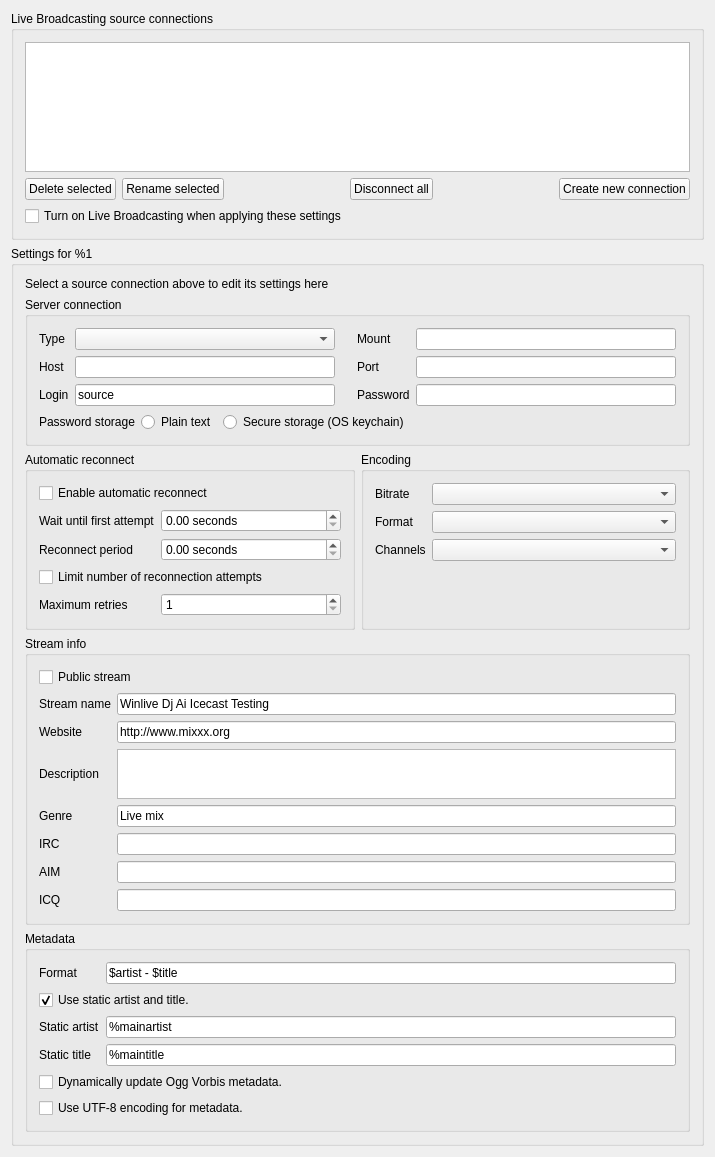
<?xml version="1.0" encoding="UTF-8"?>
<ui version="4.0">
 <class>DlgPrefBroadcastDlg</class>
 <widget class="QWidget" name="DlgPrefBroadcastDlg">
  <property name="geometry">
   <rect>
    <x>0</x>
    <y>0</y>
    <width>715</width>
    <height>1012</height>
   </rect>
  </property>
  <property name="windowTitle">
   <string>Live Broadcasting Preferences</string>
  </property>
  <layout class="QGridLayout" rowstretch="0,0,0,0,0,0,0">
   <item row="0" column="0" colspan="2">
    <widget class="QGroupBox" name="groupBoxProfiles">
     <property name="title">
      <string>Live Broadcasting source connections</string>
     </property>
     <layout class="QVBoxLayout" name="verticalLayout_7">
      <item>
       <widget class="QTableView" name="connectionList">
        <property name="minimumSize">
         <size>
          <width>0</width>
          <height>130</height>
         </size>
        </property>
        <property name="styleSheet">
         <string notr="true"/>
        </property>
        <property name="selectionMode">
         <enum>QAbstractItemView::SingleSelection</enum>
        </property>
        <property name="selectionBehavior">
         <enum>QAbstractItemView::SelectRows</enum>
        </property>
        <property name="showGrid">
         <bool>true</bool>
        </property>
        <property name="gridStyle">
         <enum>Qt::NoPen</enum>
        </property>
        <attribute name="horizontalHeaderHighlightSections">
         <bool>true</bool>
        </attribute>
        <attribute name="horizontalHeaderStretchLastSection">
         <bool>true</bool>
        </attribute>
        <attribute name="verticalHeaderVisible">
         <bool>false</bool>
        </attribute>
        <attribute name="verticalHeaderHighlightSections">
         <bool>false</bool>
        </attribute>
       </widget>
      </item>
      <item>
       <layout class="QGridLayout" name="gridLayout_4">
        <item row="0" column="0">
         <widget class="QPushButton" name="btnRemoveConnection">
          <property name="text">
           <string>Delete selected</string>
          </property>
         </widget>
        </item>
        <item row="0" column="3">
         <widget class="QPushButton" name="btnDisconnectAll">
          <property name="text">
           <string>Disconnect all</string>
          </property>
         </widget>
        </item>
        <item row="0" column="4">
         <spacer name="horizontalSpacer_3">
          <property name="orientation">
           <enum>Qt::Horizontal</enum>
          </property>
          <property name="sizeHint" stdset="0">
           <size>
            <width>40</width>
            <height>20</height>
           </size>
          </property>
         </spacer>
        </item>
        <item row="0" column="5">
         <widget class="QPushButton" name="btnCreateConnection">
          <property name="text">
           <string>Create new connection</string>
          </property>
         </widget>
        </item>
        <item row="0" column="2">
         <spacer name="horizontalSpacer">
          <property name="orientation">
           <enum>Qt::Horizontal</enum>
          </property>
          <property name="sizeType">
           <enum>QSizePolicy::Expanding</enum>
          </property>
          <property name="sizeHint" stdset="0">
           <size>
            <width>40</width>
            <height>20</height>
           </size>
          </property>
         </spacer>
        </item>
        <item row="0" column="1">
         <widget class="QPushButton" name="btnRenameConnection">
          <property name="text">
           <string>Rename selected</string>
          </property>
         </widget>
        </item>
       </layout>
      </item>
      <item>
       <widget class="QCheckBox" name="connectOnApply">
        <property name="text">
         <string>Turn on Live Broadcasting when applying these settings</string>
        </property>
        <property name="checked">
         <bool>false</bool>
        </property>
       </widget>
      </item>
     </layout>
    </widget>
   </item>
   <item row="2" column="0" colspan="2">
    <widget class="QGroupBox" name="groupBoxProfileSettings">
     <property name="title">
      <string>Settings for %1</string>
     </property>
     <layout class="QGridLayout" name="gridLayout_8">
      <item row="2" column="0">
       <widget class="QGroupBox" name="groupBoxAutomaticReconnect">
        <property name="title">
         <string>Automatic reconnect</string>
        </property>
        <layout class="QVBoxLayout" name="verticalLayout_3">
         <item>
          <layout class="QVBoxLayout" name="verticalLayout_5">
           <item>
            <widget class="QCheckBox" name="checkBoxEnableReconnect">
             <property name="toolTip">
              <string>Reconnect if the connection to the streaming server is lost.</string>
             </property>
             <property name="text">
              <string>Enable automatic reconnect</string>
             </property>
            </widget>
           </item>
           <item>
            <widget class="QWidget" name="widgetReconnectControls" native="true">
             <layout class="QGridLayout" name="gridLayout_5">
              <property name="margin">
               <number>0</number>
              </property>
              <item row="0" column="0">
               <layout class="QGridLayout" name="gridLayout_2">
                <item row="1" column="0">
                 <widget class="QLabel" name="label_18">
                  <property name="text">
                   <string>Reconnect period</string>
                  </property>
                 </widget>
                </item>
                <item row="1" column="1">
                 <widget class="QDoubleSpinBox" name="spinBoxReconnectPeriod">
                  <property name="toolTip">
                   <string>Time to wait between two reconnection attempts.</string>
                  </property>
                  <property name="suffix">
                   <string> seconds</string>
                  </property>
                  <property name="decimals">
                   <number>2</number>
                  </property>
                  <property name="maximum">
                   <double>3600.000000000000000</double>
                  </property>
                 </widget>
                </item>
                <item row="3" column="1">
                 <widget class="QSpinBox" name="spinBoxMaximumRetries">
                  <property name="sizePolicy">
                   <sizepolicy hsizetype="Expanding" vsizetype="Fixed">
                    <horstretch>0</horstretch>
                    <verstretch>0</verstretch>
                   </sizepolicy>
                  </property>
                  <property name="minimum">
                   <number>1</number>
                  </property>
                  <property name="maximum">
                   <number>100</number>
                  </property>
                 </widget>
                </item>
                <item row="3" column="0">
                 <widget class="QLabel" name="label_17">
                  <property name="text">
                   <string>Maximum retries</string>
                  </property>
                 </widget>
                </item>
                <item row="2" column="0" colspan="2">
                 <widget class="QCheckBox" name="checkBoxLimitReconnects">
                  <property name="toolTip">
                   <string comment="Uncheck for unlimited reconnect attempts."/>
                  </property>
                  <property name="text">
                   <string>Limit number of reconnection attempts</string>
                  </property>
                 </widget>
                </item>
                <item row="0" column="1">
                 <widget class="QDoubleSpinBox" name="spinBoxFirstDelay">
                  <property name="toolTip">
                   <string>Time to wait before the first reconnection attempt is made.</string>
                  </property>
                  <property name="suffix">
                   <string> seconds</string>
                  </property>
                  <property name="maximum">
                   <double>3600.000000000000000</double>
                  </property>
                 </widget>
                </item>
                <item row="0" column="0">
                 <widget class="QLabel" name="label_19">
                  <property name="text">
                   <string>Wait until first attempt</string>
                  </property>
                 </widget>
                </item>
               </layout>
              </item>
             </layout>
            </widget>
           </item>
          </layout>
         </item>
        </layout>
       </widget>
      </item>
      <item row="2" column="1">
       <widget class="QGroupBox" name="groupBoxEncoding">
        <property name="title">
         <string>Encoding</string>
        </property>
        <layout class="QVBoxLayout" name="verticalLayout_4">
         <item>
          <layout class="QGridLayout" name="gridLayout_3">
           <item row="1" column="0">
            <widget class="QLabel" name="label_8">
             <property name="text">
              <string>Format</string>
             </property>
             <property name="buddy">
              <cstring>comboBoxEncodingFormat</cstring>
             </property>
            </widget>
           </item>
           <item row="0" column="0">
            <widget class="QLabel" name="label_4">
             <property name="sizePolicy">
              <sizepolicy hsizetype="Preferred" vsizetype="Preferred">
               <horstretch>0</horstretch>
               <verstretch>0</verstretch>
              </sizepolicy>
             </property>
             <property name="text">
              <string>Bitrate</string>
             </property>
            </widget>
           </item>
           <item row="2" column="0">
            <widget class="QLabel" name="label_9">
             <property name="frameShape">
              <enum>QFrame::NoFrame</enum>
             </property>
             <property name="lineWidth">
              <number>1</number>
             </property>
             <property name="text">
              <string>Channels</string>
             </property>
             <property name="textFormat">
              <enum>Qt::AutoText</enum>
             </property>
             <property name="scaledContents">
              <bool>false</bool>
             </property>
             <property name="buddy">
              <cstring>comboBoxEncodingChannels</cstring>
             </property>
            </widget>
           </item>
           <item row="2" column="1">
            <widget class="QComboBox" name="comboBoxEncodingChannels">
             <property name="sizePolicy">
              <sizepolicy hsizetype="Expanding" vsizetype="Fixed">
               <horstretch>0</horstretch>
               <verstretch>0</verstretch>
              </sizepolicy>
             </property>
             <property name="maximumSize">
              <size>
               <width>16777215</width>
               <height>16777215</height>
              </size>
             </property>
            </widget>
           </item>
           <item row="1" column="1">
            <widget class="QComboBox" name="comboBoxEncodingFormat">
             <property name="sizePolicy">
              <sizepolicy hsizetype="Expanding" vsizetype="Fixed">
               <horstretch>0</horstretch>
               <verstretch>0</verstretch>
              </sizepolicy>
             </property>
            </widget>
           </item>
           <item row="0" column="1">
            <widget class="QComboBox" name="comboBoxEncodingBitrate">
             <property name="sizePolicy">
              <sizepolicy hsizetype="Expanding" vsizetype="Fixed">
               <horstretch>0</horstretch>
               <verstretch>0</verstretch>
              </sizepolicy>
             </property>
            </widget>
           </item>
           <item row="3" column="1">
            <spacer name="verticalSpacer_2">
             <property name="orientation">
              <enum>Qt::Vertical</enum>
             </property>
             <property name="sizeHint" stdset="0">
              <size>
               <width>20</width>
               <height>40</height>
              </size>
             </property>
            </spacer>
           </item>
          </layout>
         </item>
        </layout>
       </widget>
      </item>
      <item row="4" column="0" colspan="2">
       <widget class="QGroupBox" name="groupBoxMetadata">
        <property name="title">
         <string>Metadata</string>
        </property>
        <property name="flat">
         <bool>false</bool>
        </property>
        <layout class="QVBoxLayout" name="verticalLayout">
         <item>
          <layout class="QGridLayout" name="gridLayout_1">
           <item row="0" column="0">
            <widget class="QLabel" name="label_16">
             <property name="text">
              <string>Format</string>
             </property>
            </widget>
           </item>
           <item row="0" column="1">
            <widget class="QLineEdit" name="metadata_format">
             <property name="text">
              <string notr="true">$artist - $title</string>
             </property>
            </widget>
           </item>
           <item row="2" column="0">
            <widget class="QLabel" name="label_14">
             <property name="text">
              <string>Static artist</string>
             </property>
             <property name="buddy">
              <cstring>custom_artist</cstring>
             </property>
            </widget>
           </item>
           <item row="2" column="1">
            <widget class="QLineEdit" name="custom_artist">
             <property name="text">
              <string notr="true">%mainartist</string>
             </property>
            </widget>
           </item>
           <item row="3" column="0">
            <widget class="QLabel" name="label_15">
             <property name="text">
              <string>Static title</string>
             </property>
             <property name="buddy">
              <cstring>custom_title</cstring>
             </property>
            </widget>
           </item>
           <item row="3" column="1">
            <widget class="QLineEdit" name="custom_title">
             <property name="text">
              <string notr="true">%maintitle</string>
             </property>
            </widget>
           </item>
           <item row="1" column="0" colspan="2">
            <widget class="QCheckBox" name="enableCustomMetadata">
             <property name="text">
              <string>Use static artist and title.</string>
             </property>
             <property name="checked">
              <bool>true</bool>
             </property>
            </widget>
           </item>
           <item row="4" column="0" colspan="2">
            <widget class="QCheckBox" name="ogg_dynamicupdate">
             <property name="sizePolicy">
              <sizepolicy hsizetype="Preferred" vsizetype="Fixed">
               <horstretch>0</horstretch>
               <verstretch>0</verstretch>
              </sizepolicy>
             </property>
             <property name="toolTip">
              <string>Due to flaws in some streaming clients, updating Ogg Vorbis metadata dynamically can cause listener glitches and disconnections. Check this box to update the metadata anyway.</string>
             </property>
             <property name="text">
              <string>Dynamically update Ogg Vorbis metadata.</string>
             </property>
            </widget>
           </item>
           <item row="5" column="0" colspan="2">
            <widget class="QCheckBox" name="enableUtf8Metadata">
             <property name="text">
              <string>Use UTF-8 encoding for metadata.</string>
             </property>
            </widget>
           </item>
           <item row="6" column="1">
            <spacer name="verticalSpacer_3">
             <property name="orientation">
              <enum>Qt::Vertical</enum>
             </property>
             <property name="sizeHint" stdset="0">
              <size>
               <width>20</width>
               <height>40</height>
              </size>
             </property>
            </spacer>
           </item>
          </layout>
         </item>
        </layout>
       </widget>
      </item>
      <item row="3" column="0" colspan="2">
       <widget class="QGroupBox" name="groupBoxStreamInfo">
        <property name="minimumSize">
         <size>
          <width>300</width>
          <height>0</height>
         </size>
        </property>
        <property name="title">
         <string>Stream info</string>
        </property>
        <layout class="QVBoxLayout" name="verticalLayout_2">
         <item>
          <layout class="QGridLayout">
           <item row="7" column="0">
            <widget class="QLabel" name="stream_ICQ_label">
             <property name="text">
              <string>ICQ</string>
             </property>
            </widget>
           </item>
           <item row="6" column="0">
            <widget class="QLabel" name="stream_AIM_label">
             <property name="text">
              <string>AIM</string>
             </property>
            </widget>
           </item>
           <item row="1" column="1">
            <widget class="QLineEdit" name="stream_name">
             <property name="sizePolicy">
              <sizepolicy hsizetype="Expanding" vsizetype="Fixed">
               <horstretch>0</horstretch>
               <verstretch>0</verstretch>
              </sizepolicy>
             </property>
             <property name="text">
              <string>Winlive Dj Ai Icecast Testing</string>
             </property>
            </widget>
           </item>
           <item row="1" column="0">
            <widget class="QLabel" name="label_10">
             <property name="sizePolicy">
              <sizepolicy hsizetype="Preferred" vsizetype="Preferred">
               <horstretch>0</horstretch>
               <verstretch>0</verstretch>
              </sizepolicy>
             </property>
             <property name="text">
              <string>Stream name</string>
             </property>
             <property name="buddy">
              <cstring>comboBoxServerType</cstring>
             </property>
            </widget>
           </item>
           <item row="2" column="0">
            <widget class="QLabel" name="label_11">
             <property name="sizePolicy">
              <sizepolicy hsizetype="Preferred" vsizetype="Preferred">
               <horstretch>0</horstretch>
               <verstretch>0</verstretch>
              </sizepolicy>
             </property>
             <property name="text">
              <string>Website</string>
             </property>
             <property name="buddy">
              <cstring>mountpoint</cstring>
             </property>
            </widget>
           </item>
           <item row="2" column="1">
            <widget class="QLineEdit" name="stream_website">
             <property name="sizePolicy">
              <sizepolicy hsizetype="Expanding" vsizetype="Fixed">
               <horstretch>0</horstretch>
               <verstretch>0</verstretch>
              </sizepolicy>
             </property>
             <property name="text">
              <string>http://www.mixxx.org</string>
             </property>
            </widget>
           </item>
           <item row="3" column="0">
            <widget class="QLabel" name="label_12">
             <property name="sizePolicy">
              <sizepolicy hsizetype="Preferred" vsizetype="Preferred">
               <horstretch>0</horstretch>
               <verstretch>0</verstretch>
              </sizepolicy>
             </property>
             <property name="text">
              <string>Description</string>
             </property>
             <property name="buddy">
              <cstring>stream_desc</cstring>
             </property>
            </widget>
           </item>
           <item row="3" column="1">
            <widget class="QTextEdit" name="stream_desc">
             <property name="sizePolicy">
              <sizepolicy hsizetype="Expanding" vsizetype="Fixed">
               <horstretch>0</horstretch>
               <verstretch>0</verstretch>
              </sizepolicy>
             </property>
             <property name="minimumSize">
              <size>
               <width>0</width>
               <height>50</height>
              </size>
             </property>
             <property name="maximumSize">
              <size>
               <width>16777215</width>
               <height>50</height>
              </size>
             </property>
             <property name="tabChangesFocus">
              <bool>true</bool>
             </property>
             <property name="html">
              <string notr="true">&lt;!DOCTYPE HTML PUBLIC &quot;-//W3C//DTD HTML 4.0//EN&quot; &quot;http://www.w3.org/TR/REC-html40/strict.dtd&quot;&gt;
&lt;html&gt;&lt;head&gt;&lt;meta name=&quot;qrichtext&quot; content=&quot;1&quot; /&gt;&lt;style type=&quot;text/css&quot;&gt;
p, li { white-space: pre-wrap; }
&lt;/style&gt;&lt;/head&gt;&lt;body style=&quot; font-family:'.SF NS Text'; font-size:13pt; font-weight:400; font-style:normal;&quot;&gt;
&lt;p style=&quot; margin-top:0px; margin-bottom:0px; margin-left:0px; margin-right:0px; -qt-block-indent:0; text-indent:0px;&quot;&gt;&lt;span style=&quot; font-family:'Ubuntu'; font-size:10pt;&quot;&gt;  &lt;/span&gt;&lt;/p&gt;
&lt;p style=&quot;-qt-paragraph-type:empty; margin-top:0px; margin-bottom:0px; margin-left:0px; margin-right:0px; -qt-block-indent:0; text-indent:0px; font-family:'Lucida Grande';&quot;&gt;&lt;br /&gt;&lt;/p&gt;&lt;/body&gt;&lt;/html&gt;</string>
             </property>
            </widget>
           </item>
           <item row="4" column="0">
            <widget class="QLabel" name="label_13">
             <property name="sizePolicy">
              <sizepolicy hsizetype="Preferred" vsizetype="Preferred">
               <horstretch>0</horstretch>
               <verstretch>0</verstretch>
              </sizepolicy>
             </property>
             <property name="text">
              <string>Genre</string>
             </property>
             <property name="buddy">
              <cstring>stream_genre</cstring>
             </property>
            </widget>
           </item>
           <item row="4" column="1">
            <widget class="QLineEdit" name="stream_genre">
             <property name="sizePolicy">
              <sizepolicy hsizetype="Expanding" vsizetype="Fixed">
               <horstretch>0</horstretch>
               <verstretch>0</verstretch>
              </sizepolicy>
             </property>
             <property name="text">
              <string>Live mix</string>
             </property>
            </widget>
           </item>
           <item row="0" column="0" colspan="2">
            <widget class="QCheckBox" name="stream_public">
             <property name="text">
              <string>Public stream</string>
             </property>
            </widget>
           </item>
           <item row="5" column="0">
            <widget class="QLabel" name="stream_IRC_label">
             <property name="text">
              <string>IRC</string>
             </property>
            </widget>
           </item>
           <item row="5" column="1">
            <widget class="QLineEdit" name="stream_IRC"/>
           </item>
           <item row="6" column="1">
            <widget class="QLineEdit" name="stream_AIM"/>
           </item>
           <item row="7" column="1">
            <widget class="QLineEdit" name="stream_ICQ"/>
           </item>
          </layout>
         </item>
        </layout>
       </widget>
      </item>
      <item row="0" column="0" colspan="2">
       <widget class="QLabel" name="labelHowtoSettings">
        <property name="text">
         <string>Select a source connection above to edit its settings here</string>
        </property>
       </widget>
      </item>
      <item row="1" column="0" colspan="2">
       <widget class="QGroupBox" name="groupBoxServerConnection">
        <property name="title">
         <string>Server connection</string>
        </property>
        <layout class="QGridLayout">
         <item row="0" column="0">
          <layout class="QGridLayout" name="gridLayoutSC">
           <item row="0" column="0">
            <widget class="QLabel" name="label">
             <property name="text">
              <string>Type</string>
             </property>
            </widget>
           </item>
           <item row="0" column="1">
            <widget class="QComboBox" name="comboBoxServerType">
             <property name="sizePolicy">
              <sizepolicy hsizetype="Expanding" vsizetype="Fixed">
               <horstretch>0</horstretch>
               <verstretch>0</verstretch>
              </sizepolicy>
             </property>
            </widget>
           </item>
           <item row="0" column="2">
            <widget class="QWidget" name="widget" native="true">
             <property name="minimumSize">
              <size>
               <width>10</width>
               <height>0</height>
              </size>
             </property>
            </widget>
           </item>
           <item row="0" column="3">
            <widget class="QLabel" name="label_5">
             <property name="text">
              <string>Mount</string>
             </property>
            </widget>
           </item>
           <item row="0" column="4">
            <widget class="QLineEdit" name="mountpoint">
             <property name="text">
              <string notr="true"/>
             </property>
            </widget>
           </item>
           <item row="1" column="0">
            <widget class="QLabel" name="label_2">
             <property name="text">
              <string>Host</string>
             </property>
            </widget>
           </item>
           <item row="1" column="1">
            <widget class="QLineEdit" name="host">
             <property name="text">
              <string notr="true"/>
             </property>
            </widget>
           </item>
           <item row="1" column="3">
            <widget class="QLabel" name="label_3">
             <property name="text">
              <string>Port</string>
             </property>
            </widget>
           </item>
           <item row="1" column="4">
            <widget class="QLineEdit" name="port">
             <property name="sizePolicy">
              <sizepolicy hsizetype="Preferred" vsizetype="Fixed">
               <horstretch>0</horstretch>
               <verstretch>0</verstretch>
              </sizepolicy>
             </property>
             <property name="text">
              <string notr="true"/>
             </property>
            </widget>
           </item>
           <item row="2" column="0">
            <widget class="QLabel" name="label_6">
             <property name="text">
              <string>Login</string>
             </property>
            </widget>
           </item>
           <item row="2" column="1">
            <widget class="QLineEdit" name="login">
             <property name="text">
              <string notr="true">source</string>
             </property>
            </widget>
           </item>
           <item row="2" column="3">
            <widget class="QLabel" name="label_7">
             <property name="text">
              <string>Password</string>
             </property>
            </widget>
           </item>
           <item row="2" column="4">
            <widget class="QLineEdit" name="password">
             <property name="text">
              <string notr="true"/>
             </property>
             <property name="echoMode">
              <enum>QLineEdit::Password</enum>
             </property>
            </widget>
           </item>
          </layout>
         </item>
         <item row="1" column="0">
          <widget class="QWidget" name="groupPasswordStorage" native="true">
           <layout class="QHBoxLayout" name="horizontalLayout_2">
            <property name="margin">
             <number>0</number>
            </property>
            <item>
             <layout class="QHBoxLayout" name="horizontalLayout">
              <item>
               <widget class="QLabel" name="label_20">
                <property name="text">
                 <string>Password storage</string>
                </property>
               </widget>
              </item>
              <item>
               <widget class="QRadioButton" name="rbPasswordCleartext">
                <property name="text">
                 <string>Plain text</string>
                </property>
                <attribute name="buttonGroup">
                 <string notr="true">rbGroupPassword</string>
                </attribute>
               </widget>
              </item>
              <item>
               <widget class="QRadioButton" name="rbPasswordKeychain">
                <property name="text">
                 <string>Secure storage (OS keychain)</string>
                </property>
                <attribute name="buttonGroup">
                 <string notr="true">rbGroupPassword</string>
                </attribute>
               </widget>
              </item>
              <item>
               <spacer name="horizontalSpacer_2">
                <property name="orientation">
                 <enum>Qt::Horizontal</enum>
                </property>
                <property name="sizeHint" stdset="0">
                 <size>
                  <width>40</width>
                  <height>20</height>
                 </size>
                </property>
               </spacer>
              </item>
             </layout>
            </item>
           </layout>
          </widget>
         </item>
        </layout>
       </widget>
      </item>
     </layout>
    </widget>
   </item>
   <item row="6" column="0">
    <spacer name="verticalSpacer">
     <property name="orientation">
      <enum>Qt::Vertical</enum>
     </property>
     <property name="sizeType">
      <enum>QSizePolicy::Expanding</enum>
     </property>
     <property name="sizeHint" stdset="0">
      <size>
       <width>20</width>
       <height>40</height>
      </size>
     </property>
    </spacer>
   </item>
  </layout>
 </widget>
 <layoutdefault spacing="6" margin="11"/>
 <tabstops>
  <tabstop>connectionList</tabstop>
  <tabstop>btnRemoveConnection</tabstop>
  <tabstop>btnRenameConnection</tabstop>
  <tabstop>btnDisconnectAll</tabstop>
  <tabstop>btnCreateConnection</tabstop>
  <tabstop>connectOnApply</tabstop>

  <tabstop>comboBoxServerType</tabstop>
  <tabstop>mountpoint</tabstop>
  <tabstop>host</tabstop>
  <tabstop>port</tabstop>
  <tabstop>login</tabstop>
  <tabstop>password</tabstop>
  <tabstop>rbPasswordCleartext</tabstop>

  <tabstop>checkBoxEnableReconnect</tabstop>
  <tabstop>spinBoxFirstDelay</tabstop>
  <tabstop>spinBoxReconnectPeriod</tabstop>
  <tabstop>checkBoxLimitReconnects</tabstop>
  <tabstop>spinBoxMaximumRetries</tabstop>

  <tabstop>comboBoxEncodingBitrate</tabstop>
  <tabstop>comboBoxEncodingFormat</tabstop>
  <tabstop>comboBoxEncodingChannels</tabstop>

  <tabstop>stream_public</tabstop>
  <tabstop>stream_name</tabstop>
  <tabstop>stream_website</tabstop>
  <tabstop>stream_desc</tabstop>
  <tabstop>stream_genre</tabstop>
  <tabstop>stream_IRC</tabstop>
  <tabstop>stream_AIM</tabstop>
  <tabstop>stream_ICQ</tabstop>

  <tabstop>metadata_format</tabstop>
  <tabstop>enableCustomMetadata</tabstop>
  <tabstop>custom_artist</tabstop>
  <tabstop>custom_title</tabstop>
  <tabstop>ogg_dynamicupdate</tabstop>
  <tabstop>enableUtf8Metadata</tabstop>
 </tabstops>
 <resources/>
 <connections/>
 <buttongroups>
  <buttongroup name="rbGroupPassword"/>
 </buttongroups>
</ui>
